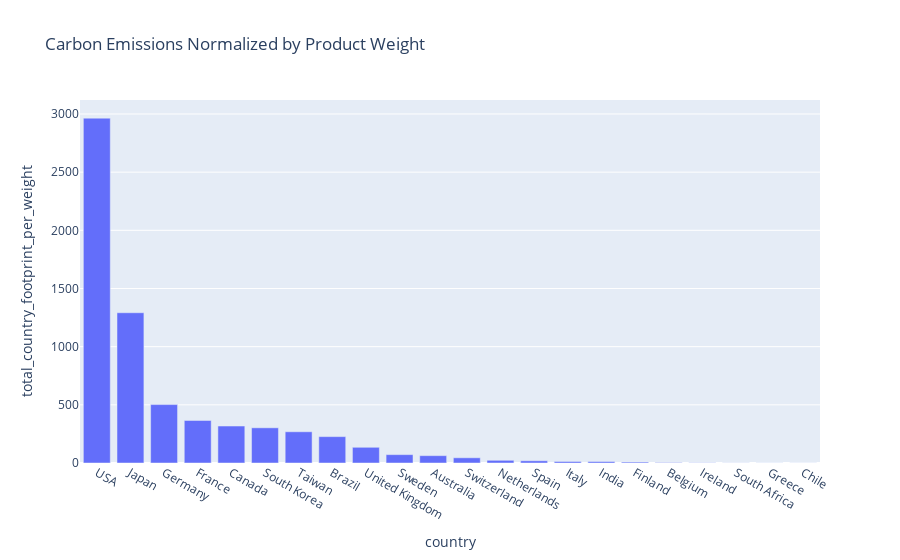

Here is the notebook cell this chart was saved with:
### Code cell
# Create a plotly bar chart of the country distribution for total_country_footprint_per_weight
fig = px.bar(emissions_2015, x="country", y="total_country_footprint_per_weight", title="Carbon Emissions Normalized by Product Weight")
fig.show()

### Figure 1 — Plotly figure (JSON) as saved in the notebook; plotly's stock layout.template omitted (floating-point values rounded to 4 significant figures)
{"data": [{"hovertemplate": "country=%{x}<br>total_country_footprint_per_weight=%{y}<extra></extra>", "legendgroup": "", "marker": {"color": "#636efa", "pattern": {"shape": ""}}, "name": "", "orientation": "v", "showlegend": false, "textposition": "auto", "type": "bar", "x": ["USA", "Japan", "Germany", "France", "Canada", "South Korea", "Taiwan", "Brazil", "United Kingdom", "Sweden", "Australia", "Switzerland", "Netherlands", "Spain", "Italy", "India", "Finland", "Belgium", "Ireland", "South Africa", "Greece", "Chile"], "xaxis": "x", "y": [2964.0, 1292.0, 502.1, 365.5, 317.6, 302.5, 268.4, 226.7, 135.0, 71.9, 63.0, 44.8, 23.2, 19.1, 13.0, 12.2, 8.0, 3.5, 1.7, 0.9, 0.7, 0.5], "yaxis": "y"}], "layout": {"barmode": "relative", "legend": {"tracegroupgap": 0}, "title": {"text": "Carbon Emissions Normalized by Product Weight"}, "xaxis": {"anchor": "y", "domain": [0, 1], "title": {"text": "country"}}, "yaxis": {"anchor": "x", "domain": [0, 1], "title": {"text": "total_country_footprint_per_weight"}}}}
